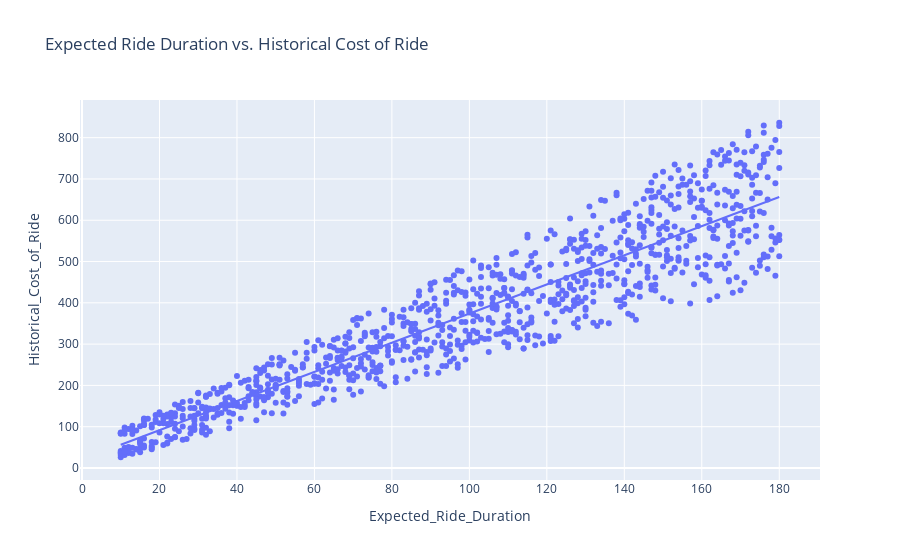

Source (notebook cell):
### Code cell
fig = px.scatter(df, x='Expected_Ride_Duration', 
                 y='Historical_Cost_of_Ride',
                 title='Expected Ride Duration vs. Historical Cost of Ride', 
                 trendline='ols')
                 
fig.show()
fig.write_html('plots/Expected_Ride_Duration_vs_Historical_Cost_of_Ride.html')

### Figure 1 — Plotly figure (JSON) as saved in the notebook; plotly's stock layout.template omitted (floating-point values rounded to 4 significant figures; data arrays with more than 128 entries replaced by an {"elided": "..."} marker saying what was removed)
{"data": [{"hovertemplate": "Expected_Ride_Duration=%{x}<br>Historical_Cost_of_Ride=%{y}<extra></extra>", "legendgroup": "", "marker": {"color": "#636efa", "symbol": "circle"}, "mode": "markers", "name": "", "orientation": "v", "showlegend": false, "type": "scatter", "x": {"elided": "1000 int values"}, "xaxis": "x", "y": {"elided": "1000 float values"}, "yaxis": "y"}, {"hovertemplate": "<b>OLS trendline</b><br>Historical_Cost_of_Ride = 3.53091 * Expected_Ride_Duration + 20.8668<br>R<sup>2</sup>=0.860344<br><br>Expected_Ride_Duration=%{x}<br>Historical_Cost_of_Ride=%{y} <b>(trend)</b><extra></extra>", "legendgroup": "", "marker": {"color": "#636efa", "symbol": "circle"}, "mode": "lines", "name": "", "showlegend": false, "type": "scatter", "x": {"elided": "1000 int values"}, "xaxis": "x", "y": {"elided": "1000 float values"}, "yaxis": "y"}], "layout": {"legend": {"tracegroupgap": 0}, "title": {"text": "Expected Ride Duration vs. Historical Cost of Ride"}, "xaxis": {"anchor": "y", "domain": [0, 1], "title": {"text": "Expected_Ride_Duration"}}, "yaxis": {"anchor": "x", "domain": [0, 1], "title": {"text": "Historical_Cost_of_Ride"}}}}
